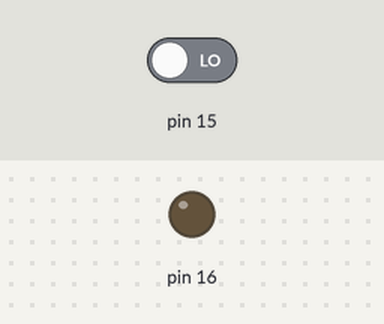
Bench run of a program on a simulated Raspberry Pi (header pin numbers). Shown: output pins drawn as LEDs (lit = HIGH). Inputs (shaded band) come from the test bench; at power-on: pin 15 LOW. The run ends when the program shuts the computer down; what the program prints to the terminal is not drawn. At 1.3 s the program puts the board to deep sleep or switches it off; the recording ends there.

Above: at 1.2 s.
1.3 s: pin 15 driven HIGH
Timing chart, 0 to 1.3 s (numbered marks = the images above; inputs shaded):
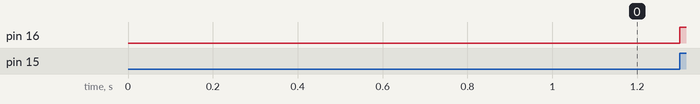

The program:

softshut.py
```python
#import the modules to send commands to the system and access GPIO pins
from subprocess import call
import RPi.GPIO as gpio
import os

# Define a function to keep script running
def loop():
    raw_input()

# Define a function to run when an interrupt is called
def shutdown(pin):
    gpio.setup(16, gpio.OUT) # Set up pin 16 as an output
    gpio.output(16, True) # Turn on pin 16 (LED)
    os.system("sudo shutdown -h now") # Shutdown command

gpio.setmode(gpio.BOARD) # Set pin numbering to board numbering
gpio.setup(15, gpio.IN) # Set up pin 15 as an input
gpio.add_event_detect(15, gpio.RISING, callback=shutdown, bouncetime=200) #Set up an interrupt to look for button presses

loop() # Run the loop function to keep script running
```
